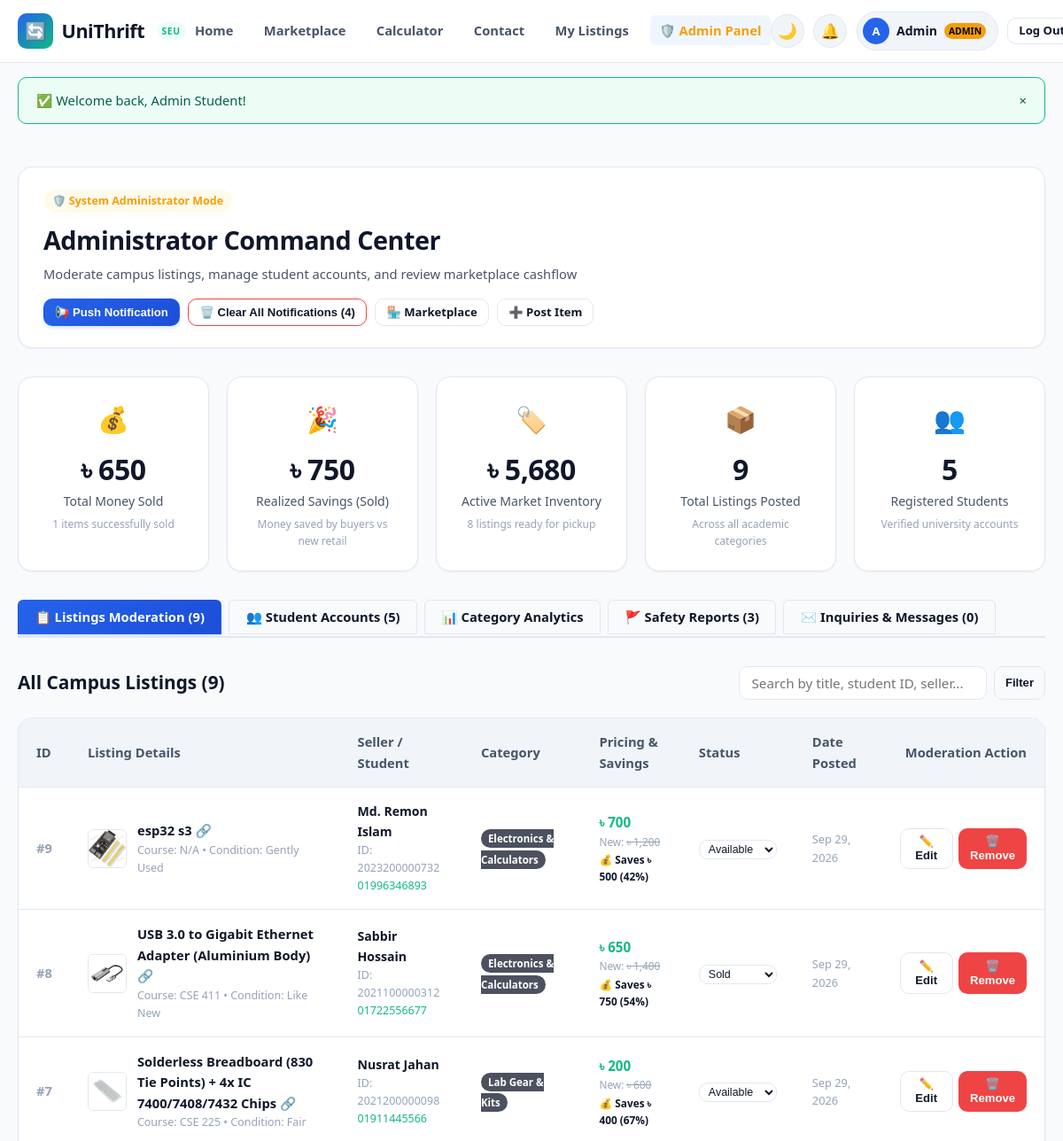
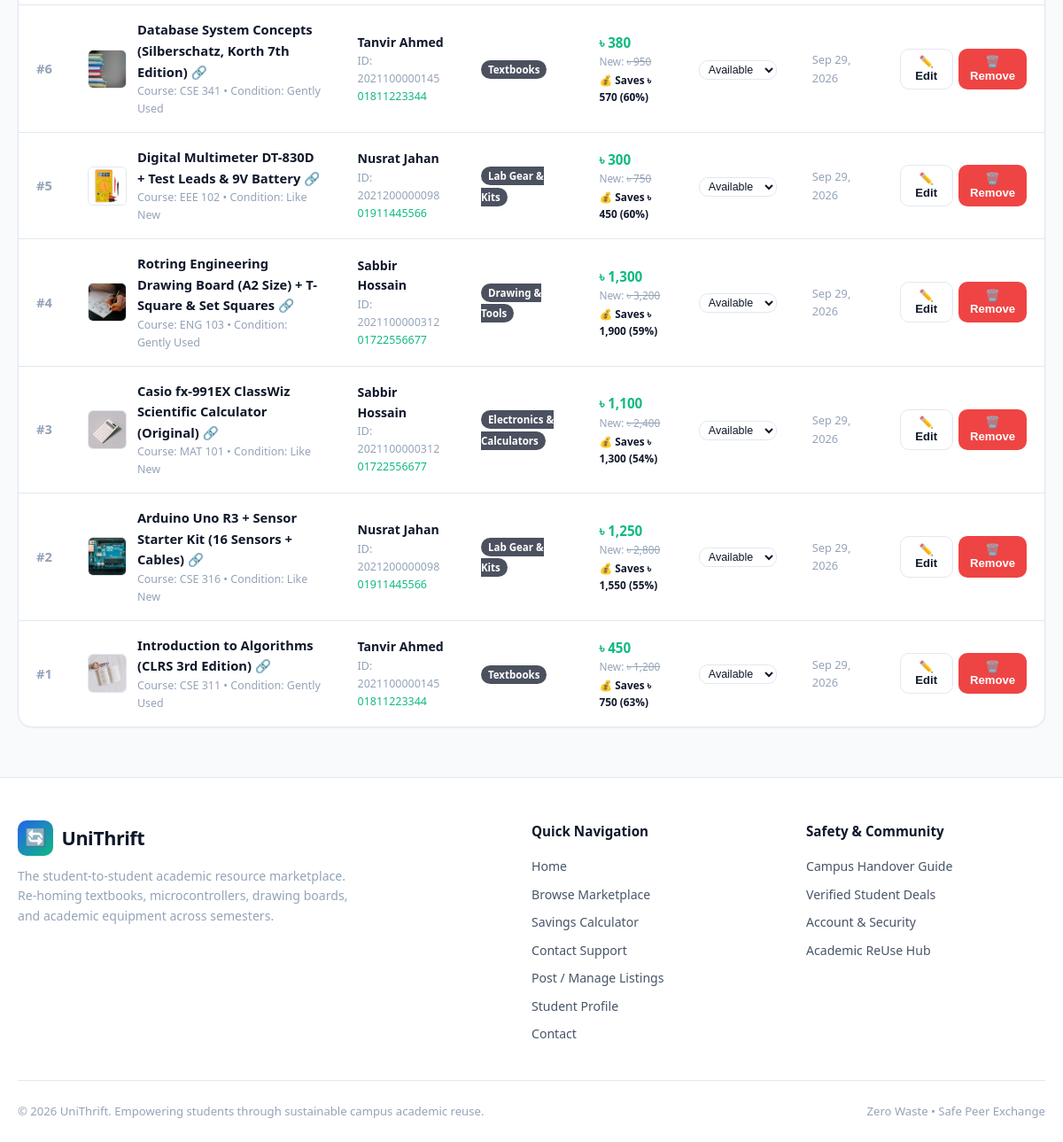
The page /admin.php (signed in) on the database as committed earlier (2 pictures, top to bottom).
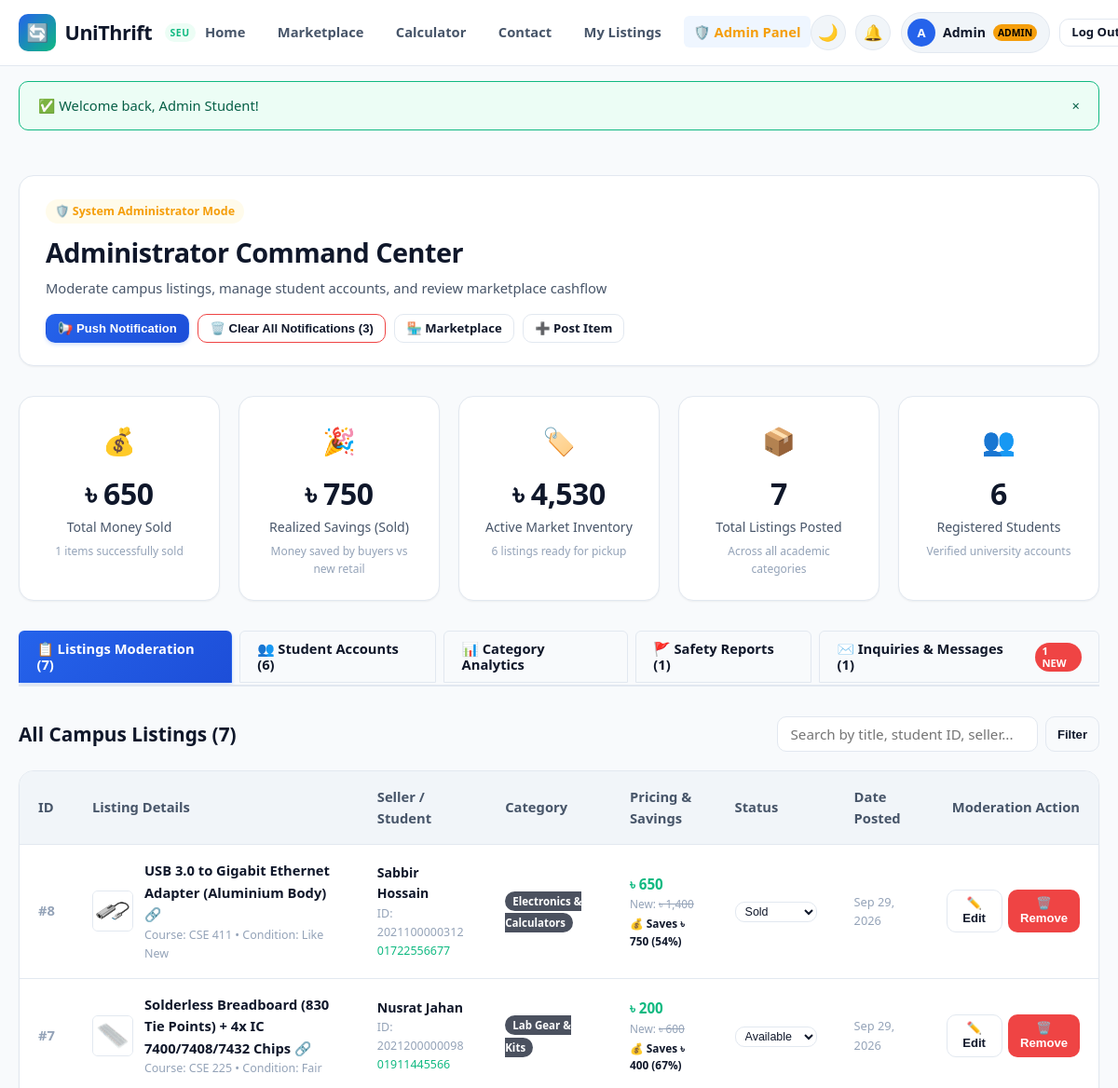
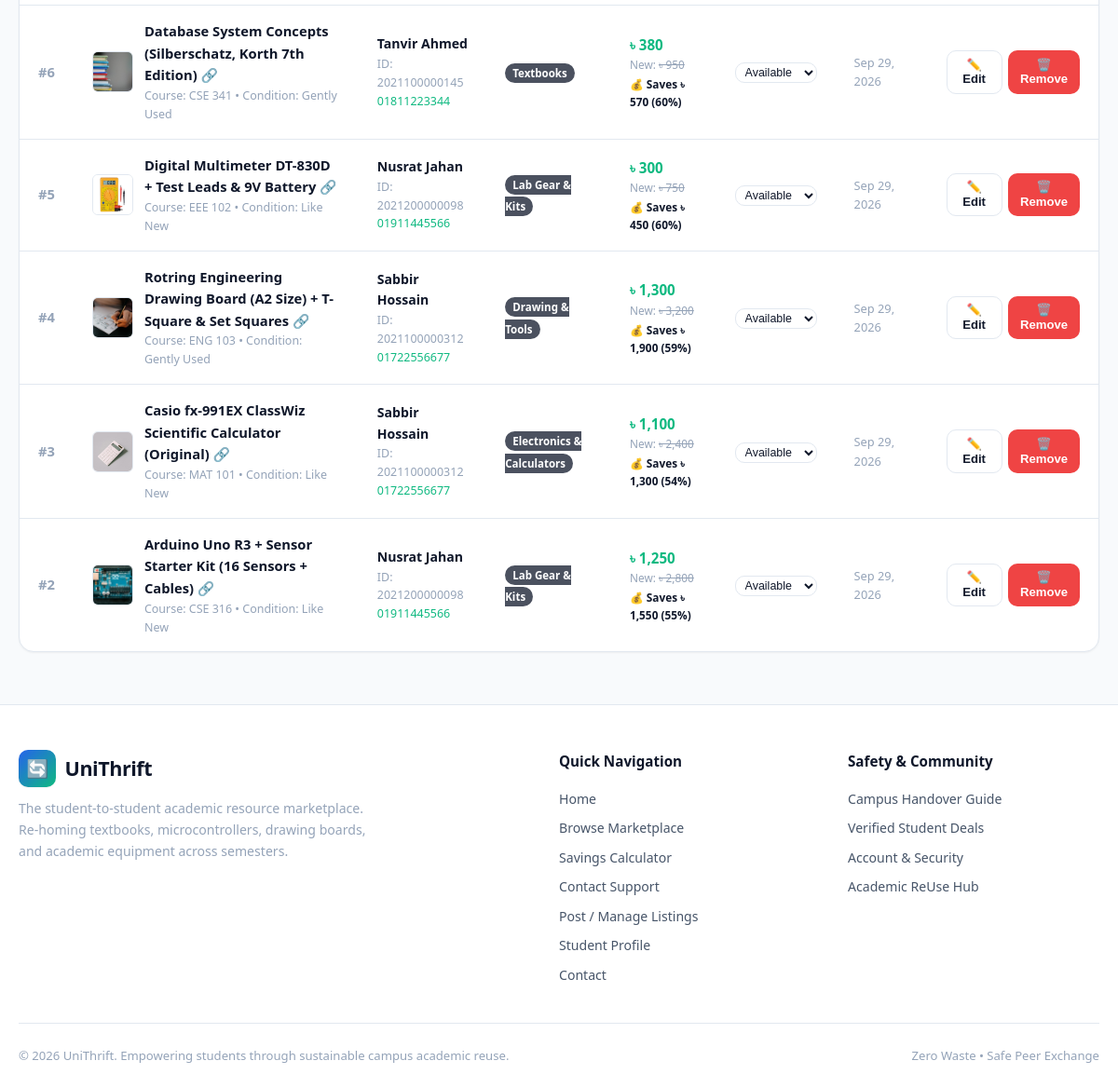
The same page on the database as committed later (2 pictures, top to bottom).
### tables this page shows
CREATE TABLE `items` (
  `id` int(11) NOT NULL AUTO_INCREMENT,
  `user_id` int(11) NOT NULL,
  `title` varchar(150) NOT NULL,
  `category` enum('Textbooks','Lab Gear & Kits','Drawing & Tools','Electronics & Calculators','Other') NOT NULL,
  `course_code` varchar(20) DEFAULT NULL,
  `item_condition` enum('Like New','Gently Used','Fair') NOT NULL,
  `original_price` decimal(10,2) NOT NULL,
  `selling_price` decimal(10,2) NOT NULL,
  `description` text NOT NULL,
  `meetup_location` varchar(120) NOT NULL,
  `image_icon` varchar(10) DEFAULT '?',
  `image_url` varchar(255) DEFAULT NULL,
  `status` enum('Available','Reserved','Sold') DEFAULT 'Available',
  `created_at` timestamp NOT NULL DEFAULT current_timestamp(),
  `updated_at` timestamp NOT NULL DEFAULT current_timestamp() ON UPDATE current_timestamp(),
  PRIMARY KEY (`id`),
  KEY `user_id` (`user_id`),
  CONSTRAINT `items_ibfk_1` FOREIGN KEY (`user_id`) REFERENCES `users` (`id`) ON DELETE CASCADE
);

CREATE TABLE `users` (
  `id` int(11) NOT NULL AUTO_INCREMENT,
  `student_id` varchar(30) NOT NULL,
  `full_name` varchar(100) NOT NULL,
  `email` varchar(100) NOT NULL,
  `phone` varchar(25) NOT NULL,
  `department` varchar(50) DEFAULT 'CSE',
  `role` varchar(20) DEFAULT 'student',
  `password_hash` varchar(255) NOT NULL,
  `created_at` timestamp NOT NULL DEFAULT current_timestamp(),
  PRIMARY KEY (`id`),
  UNIQUE KEY `student_id` (`student_id`),
  UNIQUE KEY `email` (`email`)
);

### includes/auth_check.php (called while the page is built, shortened)
<?php
function format_price($amount): string {
    return APP_CURRENCY . ' ' . number_format((float)$amount, 0);
}
function calc_discount_pct($original, $selling): int {
    $orig = (float)$original;
    $sell = (float)$selling;
    return (int)round((($orig - $sell) / $orig) * 100);
}
function get_item_image(?string $imageUrl): ?string {
    $cleanPath = ltrim($imageUrl, '/\\');
    if (file_exists(__DIR__ . '/../' . $cleanPath) || file_exists(__DIR__ . '/' . $cleanPath)) {
        return $imageUrl;
    }
    return null;
}

### admin.php (the view, shortened to what the changed rows need)
<?php
require_once __DIR__ . '/config/db.php';
require_once __DIR__ . '/includes/auth_check.php';
$activeTab = $_GET['tab'] ?? 'listings';
$searchQuery = trim($_GET['q'] ?? '');
$totalUsers = 0;
$totalListings = 0;
$totalAvailable = 0;
$totalActiveValue = 0;
$totalReports = 0;
$totalMessages = 0;
$unreadMessages = 0;
$totalNotifications = 0;
try {
    $totalUsers = (int)$pdo->query("SELECT COUNT(*) FROM users")->fetchColumn();
    $totalListings = (int)$pdo->query("SELECT COUNT(*) FROM items")->fetchColumn();
    $totalAvailable = (int)$pdo->query("SELECT COUNT(*) FROM items WHERE status = 'Available'")->fetchColumn();
    $totalReports = (int)$pdo->query("SELECT COUNT(*) FROM reports")->fetchColumn();
    $totalMessages = (int)$pdo->query("SELECT COUNT(*) FROM contact_messages")->fetchColumn();
    $unreadMessages = (int)$pdo->query("SELECT COUNT(*) FROM contact_messages WHERE status = 'unread'")->fetchColumn();
    $totalNotifications = (int)$pdo->query("SELECT COUNT(*) FROM notifications")->fetchColumn();
    $totalActiveValue = (float)$pdo->query("SELECT COALESCE(SUM(selling_price), 0) FROM items WHERE status = 'Available'")->fetchColumn();
    $stmt = $pdo->query("SELECT category, COUNT(*) as count FROM items GROUP BY category");
    $stmt = $pdo->query("SELECT department, COUNT(*) as count FROM users GROUP BY department ORDER BY count DESC");
} catch (PDOException $e) {
}
$allListings = [];
try {
    if ($activeTab === 'listings') {
        if (!empty($searchQuery)) {
            $stmt = $pdo->prepare("
                SELECT i.*, u.full_name as seller_name, u.student_id as seller_sid, u.phone as seller_phone
                FROM items i
                JOIN users u ON i.user_id = u.id
                WHERE i.title LIKE :q OR i.course_code LIKE :q2 OR u.full_name LIKE :q3 OR u.student_id LIKE :q4
                ORDER BY i.id DESC
            ");
            $searchTerm = "%{$searchQuery}%";
            $stmt->execute([':q' => $searchTerm, ':q2' => $searchTerm, ':q3' => $searchTerm, ':q4' => $searchTerm]);
        } else {
            $stmt = $pdo->query("
                SELECT i.*, u.full_name as seller_name, u.student_id as seller_sid, u.phone as seller_phone
                FROM items i
                JOIN users u ON i.user_id = u.id
                ORDER BY i.id DESC
            ");
        }
        $allListings = $stmt->fetchAll();
    }
} catch (PDOException $e) {
}
require_once __DIR__ . '/includes/header.php';
?>
<div class="container" style="padding-top: 2rem; padding-bottom: 3.5rem;">
    <div style="background: var(--bg-surface); border: 1px solid var(--border-color); border-radius: var(--radius-lg); padding: 1.5rem 1.75rem; margin-bottom: 2rem; box-shadow: var(--shadow-sm); display: flex; justify-content: space-between; align-items: center; flex-wrap: wrap; gap: 1rem;">
        <div>
            <h1 style="font-size: 1.8rem; font-weight: 800; letter-spacing: -0.5px; margin-bottom: 0.25rem;">Administrator Command Center</h1>
        </div>
        <div style="display: flex; gap: 0.6rem; flex-wrap: wrap; align-items: center;">
            <form method="POST" action="admin.php" style="display: inline;" onsubmit="return confirm('⚠️ Are you sure you want to permanently clear ALL notifications and campus announcements across the entire platform?');">
                <button type="submit" class="btn btn-outline btn-sm" style="color: var(--danger); border-color: var(--danger);" title="Clear all active notifications">
                    🗑️ Clear All Notifications (<?= $totalNotifications ?>)
                </button>
            </form>
        </div>
    </div>
    <div class="stats-grid" style="margin-bottom: 2rem;">
        <div class="stat-card">
            <div class="stat-icon">🏷️</div>
            <div class="stat-value"><?= format_price($totalActiveValue) ?></div>
            <div class="stat-label">Active Market Inventory</div>
            <div style="font-size: 0.75rem; color: var(--text-muted); margin-top: 4px;"><?= $totalAvailable ?> listings ready for pickup</div>
        </div>
        <div class="stat-card">
            <div class="stat-icon">📦</div>
            <div class="stat-value"><?= $totalListings ?></div>
            <div class="stat-label">Total Listings Posted</div>
            <div style="font-size: 0.75rem; color: var(--text-muted); margin-top: 4px;">Across all academic categories</div>
        </div>
        <div class="stat-card">
            <div class="stat-icon">👥</div>
            <div class="stat-value"><?= $totalUsers ?></div>
            <div class="stat-label">Registered Students</div>
            <div style="font-size: 0.75rem; color: var(--text-muted); margin-top: 4px;">Verified university accounts</div>
        </div>
    </div>
    <div style="display: flex; gap: 0.5rem; border-bottom: 2px solid var(--border-color); margin-bottom: 2rem; overflow-x: auto; padding-bottom: 2px;">
        <a href="admin.php?tab=listings" class="btn <?= $activeTab === 'listings' ? 'btn-primary' : 'btn-outline' ?>" style="border-radius: var(--radius-sm); border-bottom-left-radius: 0; border-bottom-right-radius: 0;">
            📋 Listings Moderation (<?= $totalListings ?>)
        </a>
        <a href="admin.php?tab=users" class="btn <?= $activeTab === 'users' ? 'btn-primary' : 'btn-outline' ?>" style="border-radius: var(--radius-sm); border-bottom-left-radius: 0; border-bottom-right-radius: 0;">
            👥 Student Accounts (<?= $totalUsers ?>)
        </a>
        <a href="admin.php?tab=analytics" class="btn <?= $activeTab === 'analytics' ? 'btn-primary' : 'btn-outline' ?>" style="border-radius: var(--radius-sm); border-bottom-left-radius: 0; border-bottom-right-radius: 0;">
            📊 Category Analytics
        </a>
        <a href="admin.php?tab=reports" class="btn <?= $activeTab === 'reports' ? 'btn-primary' : 'btn-outline' ?>" style="border-radius: var(--radius-sm); border-bottom-left-radius: 0; border-bottom-right-radius: 0; position: relative;">
            🚩 Safety Reports (<?= $totalReports ?>)
        </a>
        <a href="admin.php?tab=messages" class="btn <?= $activeTab === 'messages' ? 'btn-primary' : 'btn-outline' ?>" style="border-radius: var(--radius-sm); border-bottom-left-radius: 0; border-bottom-right-radius: 0; position: relative;">
            ✉️ Inquiries &amp; Messages (<?= $totalMessages ?>)
            <?php if ($unreadMessages > 0): ?>
                <span style="background: var(--danger); color: #fff; font-size: 0.7rem; padding: 2px 7px; border-radius: var(--radius-full); margin-left: 6px; font-weight: 800;"><?= $unreadMessages ?> NEW</span>
            <?php endif; ?>
        </a>
    </div>
    <?php if ($activeTab === 'listings'): ?>
        <div style="display: flex; justify-content: space-between; align-items: center; margin-bottom: 1.25rem; flex-wrap: wrap; gap: 1rem;">
            <h2 style="font-size: 1.3rem; font-weight: 800;">All Campus Listings (<?= count($allListings) ?>)</h2>
            <form method="GET" action="admin.php" style="display: flex; gap: 0.5rem;">
                <input type="text" name="q" class="form-control" placeholder="Search by title, student ID, seller..." value="<?= htmlspecialchars($searchQuery) ?>" style="width: 280px; padding: 0.5rem 0.85rem;">
                <button type="submit" class="btn btn-outline btn-sm">Filter</button>
            </form>
        </div>
        <div class="table-responsive">
            <table class="custom-table responsive-card-table">
                <thead>
                    <tr>
                        <th>ID</th>
                        <th>Listing Details</th>
                        <th>Seller / Student</th>
                        <th>Category</th>
                        <th>Pricing &amp; Savings</th>
                        <th>Status</th>
                        <th>Date Posted</th>
                        <th style="text-align: right;">Moderation Action</th>
                    </tr>
                </thead>
                <tbody>
                    <?php if (empty($allListings)): ?>
                        <tr>
                            <td colspan="8" style="text-align: center; padding: 2.5rem; color: var(--text-muted);">
                                No listings found matching your search.
                            </td>
                        </tr>
                    <?php else: ?>
                        <?php foreach ($allListings as $item): ?>
                            <tr>
                                <td data-label="Listing ID" style="font-weight: 700; color: var(--text-muted);">#<?= (int)$item['id'] ?></td>
                                <td data-label="Listing Details">
                                    <div style="display: flex; align-items: center; gap: 0.75rem;">
                                        <?php $imgSrc = get_item_image($item['image_url'] ?? null); ?>
                                        <?php if ($imgSrc): ?>
                                            <img src="<?= htmlspecialchars($imgSrc) ?>" alt="Photo" style="width: 44px; height: 44px; border-radius: var(--radius-sm); object-fit: cover; border: 1px solid var(--border-color); flex-shrink: 0;">
                                        <?php else: ?>
                                            <span style="font-size: 1.6rem; flex-shrink: 0;"><?= htmlspecialchars($item['image_icon'] ?? '📦') ?></span>
                                        <?php endif; ?>
                                        <div>
                                            <a href="item_details.php?id=<?= (int)$item['id'] ?>" target="_blank" style="font-weight: 700; color: var(--text-primary);">
                                                <?= htmlspecialchars($item['title']) ?> 🔗
                                            </a>
                                            <div style="font-size: 0.78rem; color: var(--text-muted);">
                                                Course: <?= htmlspecialchars($item['course_code'] ?: 'N/A') ?> &bull; Condition: <?= htmlspecialchars($item['item_condition']) ?>
                                            </div>
                                        </div>
                                    </div>
                                </td>
                                <td data-label="Student Seller">
                                    <div style="font-weight: 600; font-size: 0.88rem;"><?= htmlspecialchars($item['seller_name']) ?></div>
                                    <div style="font-size: 0.78rem; color: var(--text-muted);">ID: <?= htmlspecialchars($item['seller_sid']) ?></div>
                                    <div style="font-size: 0.78rem; color: var(--accent);"><?= htmlspecialchars($item['seller_phone']) ?></div>
                                </td>
                                <td data-label="Category">
                                    <span class="card-badge-category" style="position: static; font-size: 0.72rem;"><?= htmlspecialchars($item['category']) ?></span>
                                </td>
                                <td data-label="Pricing &amp; Savings">
                                    <div style="font-weight: 800; color: var(--accent); font-size: 0.95rem;">
                                        <?= format_price($item['selling_price']) ?>
                                    </div>
                                    <div style="font-size: 0.74rem; color: var(--text-muted);">
                                        New: <span style="text-decoration: line-through;"><?= format_price($item['original_price']) ?></span>
                                    </div>
                                    <?php
                                        $savedAmount = max(0, (float)$item['original_price'] - (float)$item['selling_price']);
                                        $savedPct = calc_discount_pct($item['original_price'], $item['selling_price']);
                                    ?>
                                    <?php if ($savedAmount > 0): ?>
                                        <div style="font-size: 0.74rem; font-weight: 700; color: var(--success); margin-top: 2px;">
                                            💰 Saves <?= format_price($savedAmount) ?> (<?= $savedPct ?>%)
                                        </div>
                                    <?php endif; ?>
                                </td>
                                <td data-label="Status">
                                    <form method="POST" action="admin.php" style="display: inline-block;">
                                        <select name="status" onchange="this.form.submit()" class="custom-select" style="font-size: 0.78rem; padding: 2px 6px;">
                                            <option value="Available" <?= $item['status'] === 'Available' ? 'selected' : '' ?>>Available</option>
                                            <option value="Sold" <?= $item['status'] === 'Sold' ? 'selected' : '' ?>>Sold</option>
                                        </select>
                                    </form>
                                </td>
                                <td data-label="Date Posted" style="font-size: 0.8rem; color: var(--text-muted);">
                                    <?= date('M d, Y', strtotime($item['created_at'])) ?>
                                </td>
                                <td data-label="Actions" style="text-align: right;">
                                    <div style="display: flex; gap: 0.4rem; justify-content: flex-end;">
                                        <button type="button" class="btn btn-outline btn-sm" onclick='openAdminEditModal(<?= json_encode($item, JSON_HEX_APOS | JSON_HEX_QUOT) ?>)'>
                                            ✏️ Edit
                                        </button>
                                        <form method="POST" action="admin.php" onsubmit="return confirm('Are you sure you want to permanently delete this listing from the marketplace as administrator?');" style="display: inline-block;">
                                            <button type="submit" class="btn btn-danger btn-sm" title="Remove Prohibited/Spam Listing">
                                                🗑️ Remove
                                            </button>
                                        </form>
                                    </div>
                                </td>
                            </tr>
                        <?php endforeach; ?>
                    <?php endif; ?>
                </tbody>
            </table>
        </div>
    <?php endif; ?>
</div>
<?php require_once __DIR__ . '/includes/footer.php'; ?>

Rows that differ between the two databases and show on the page:
removed items: id "9", image_url (picture), title "esp32 s3", course_code "N/A", item_condition "Gently Used", user.full_name "Md. Remon Islam", user.student_id "2023200000732", user.phone "01996346893", category "Electronics & Calculators", selling_price "৳ 700", original_price "৳ 1,200", format_price($savedAmount) "৳ 500", savedPct "42", status "Available", created_at "Sep 29, 2026"
removed items: id "1", image_url (picture), title "Introduction to Algorithms (CLRS 3rd Edition)", course_code "CSE 311", item_condition "Gently Used", user.full_name "Tanvir Ahmed", user.student_id "2021100000145", user.phone "01811223344", category "Textbooks", selling_price "৳ 450", original_price "৳ 1,200", format_price($savedAmount) "৳ 750", savedPct "63", status "Available", created_at "Sep 29, 2026"
Other text that changed with them:
$totalNotifications: "4" → "3"
format_price($totalActiveValue): "৳ 5,680" → "৳ 4,530"
$totalAvailable: "8" → "6"
$totalListings: "9" → "7"
$totalUsers: "5" → "6"
$totalReports: "3" → "1"
$totalMessages: "0" → "1"
$unreadMessages: (not shown) → "1"
count($allListings): "9" → "7"
text now shown: "NEW"
